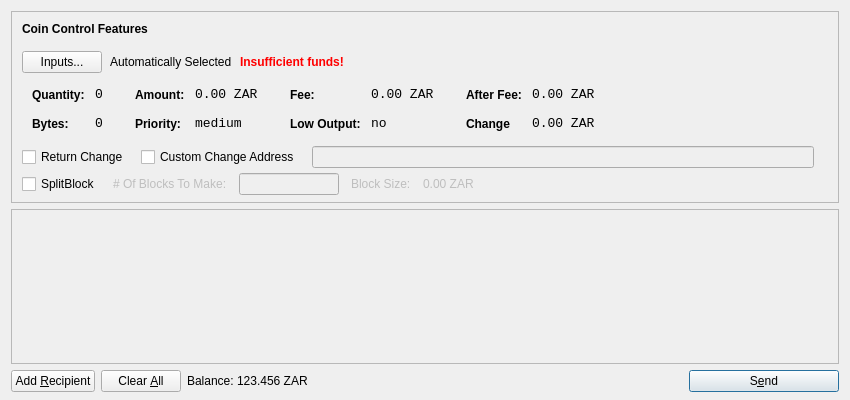
<?xml version="1.0" encoding="UTF-8"?>
<ui version="4.0">
 <class>SendCoinsDialog</class>
 <widget class="QDialog" name="SendCoinsDialog">
  <property name="geometry">
   <rect>
    <x>0</x>
    <y>0</y>
    <width>850</width>
    <height>400</height>
   </rect>
  </property>
  <property name="windowTitle">
   <string>Send Coins</string>
  </property>
  <layout class="QVBoxLayout" name="verticalLayout" stretch="0,1,0">
   <property name="bottomMargin">
    <number>8</number>
   </property>
   <item>
    <widget class="QFrame" name="frameCoinControl">
     <property name="sizePolicy">
      <sizepolicy hsizetype="Expanding" vsizetype="Expanding">
       <horstretch>0</horstretch>
       <verstretch>0</verstretch>
      </sizepolicy>
     </property>
     <property name="maximumSize">
      <size>
       <width>16777215</width>
       <height>16777215</height>
      </size>
     </property>
     <property name="frameShape">
      <enum>QFrame::StyledPanel</enum>
     </property>
     <property name="frameShadow">
      <enum>QFrame::Sunken</enum>
     </property>
     <layout class="QVBoxLayout" name="verticalLayoutCoinControl2">
      <property name="spacing">
       <number>-1</number>
      </property>
      <property name="leftMargin">
       <number>0</number>
      </property>
      <property name="topMargin">
       <number>0</number>
      </property>
      <property name="rightMargin">
       <number>0</number>
      </property>
      <property name="bottomMargin">
       <number>6</number>
      </property>
      <item>
       <layout class="QVBoxLayout" name="verticalLayoutCoinControl" stretch="0,0,0,0,1">
        <property name="spacing">
         <number>0</number>
        </property>
        <property name="leftMargin">
         <number>10</number>
        </property>
        <property name="topMargin">
         <number>10</number>
        </property>
        <item>
         <layout class="QHBoxLayout" name="horizontalLayoutCoinControl1">
          <property name="bottomMargin">
           <number>15</number>
          </property>
          <item>
           <widget class="QLabel" name="labelCoinControlFeatures">
            <property name="sizePolicy">
             <sizepolicy hsizetype="Preferred" vsizetype="Maximum">
              <horstretch>0</horstretch>
              <verstretch>0</verstretch>
             </sizepolicy>
            </property>
            <property name="font">
             <font>
              <weight>75</weight>
              <bold>true</bold>
             </font>
            </property>
            <property name="styleSheet">
             <string notr="true">font-weight:bold;</string>
            </property>
            <property name="text">
             <string>Coin Control Features</string>
            </property>
           </widget>
          </item>
         </layout>
        </item>
        <item>
         <layout class="QHBoxLayout" name="horizontalLayoutCoinControl2" stretch="0,0,0,0">
          <property name="spacing">
           <number>8</number>
          </property>
          <property name="bottomMargin">
           <number>10</number>
          </property>
          <item>
           <widget class="QPushButton" name="pushButtonCoinControl">
            <property name="styleSheet">
             <string notr="true"/>
            </property>
            <property name="text">
             <string>Inputs...</string>
            </property>
           </widget>
          </item>
          <item>
           <widget class="QLabel" name="labelCoinControlAutomaticallySelected">
            <property name="text">
             <string>Automatically Selected</string>
            </property>
            <property name="margin">
             <number>5</number>
            </property>
           </widget>
          </item>
          <item>
           <widget class="QLabel" name="labelCoinControlInsuffFunds">
            <property name="font">
             <font>
              <weight>75</weight>
              <bold>true</bold>
             </font>
            </property>
            <property name="styleSheet">
             <string notr="true">color:red;font-weight:bold;</string>
            </property>
            <property name="text">
             <string>Insufficient funds!</string>
            </property>
            <property name="margin">
             <number>5</number>
            </property>
           </widget>
          </item>
          <item>
           <spacer name="horizontalSpacerCoinControl">
            <property name="orientation">
             <enum>Qt::Horizontal</enum>
            </property>
            <property name="sizeHint" stdset="0">
             <size>
              <width>40</width>
              <height>1</height>
             </size>
            </property>
           </spacer>
          </item>
         </layout>
        </item>
        <item>
         <widget class="QWidget" name="widgetCoinControl" native="true">
          <property name="sizePolicy">
           <sizepolicy hsizetype="Preferred" vsizetype="Preferred">
            <horstretch>0</horstretch>
            <verstretch>0</verstretch>
           </sizepolicy>
          </property>
          <property name="minimumSize">
           <size>
            <width>0</width>
            <height>0</height>
           </size>
          </property>
          <property name="styleSheet">
           <string notr="true"/>
          </property>
          <layout class="QHBoxLayout" name="horizontalLayoutCoinControl5">
           <property name="margin">
            <number>0</number>
           </property>
           <item>
            <layout class="QHBoxLayout" name="horizontalLayoutCoinControl3" stretch="0,0,0,1">
             <property name="spacing">
              <number>20</number>
             </property>
             <property name="topMargin">
              <number>0</number>
             </property>
             <property name="bottomMargin">
              <number>10</number>
             </property>
             <item>
              <layout class="QFormLayout" name="formLayoutCoinControl1">
               <property name="horizontalSpacing">
                <number>10</number>
               </property>
               <property name="verticalSpacing">
                <number>14</number>
               </property>
               <property name="leftMargin">
                <number>10</number>
               </property>
               <property name="topMargin">
                <number>4</number>
               </property>
               <property name="rightMargin">
                <number>6</number>
               </property>
               <item row="0" column="0">
                <widget class="QLabel" name="labelCoinControlQuantityText">
                 <property name="styleSheet">
                  <string notr="true">font-weight:bold;</string>
                 </property>
                 <property name="text">
                  <string>Quantity:</string>
                 </property>
                 <property name="margin">
                  <number>0</number>
                 </property>
                </widget>
               </item>
               <item row="0" column="1">
                <widget class="QLabel" name="labelCoinControlQuantity">
                 <property name="font">
                  <font>
                   <family>Monospace</family>
                   <pointsize>10</pointsize>
                  </font>
                 </property>
                 <property name="cursor">
                  <cursorShape>IBeamCursor</cursorShape>
                 </property>
                 <property name="contextMenuPolicy">
                  <enum>Qt::ActionsContextMenu</enum>
                 </property>
                 <property name="text">
                  <string>0</string>
                 </property>
                 <property name="margin">
                  <number>0</number>
                 </property>
                 <property name="textInteractionFlags">
                  <set>Qt::LinksAccessibleByMouse|Qt::TextSelectableByKeyboard|Qt::TextSelectableByMouse</set>
                 </property>
                </widget>
               </item>
               <item row="1" column="0">
                <widget class="QLabel" name="labelCoinControlBytesText">
                 <property name="styleSheet">
                  <string notr="true">font-weight:bold;</string>
                 </property>
                 <property name="text">
                  <string>Bytes:</string>
                 </property>
                </widget>
               </item>
               <item row="1" column="1">
                <widget class="QLabel" name="labelCoinControlBytes">
                 <property name="font">
                  <font>
                   <family>Monospace</family>
                   <pointsize>10</pointsize>
                  </font>
                 </property>
                 <property name="cursor">
                  <cursorShape>IBeamCursor</cursorShape>
                 </property>
                 <property name="contextMenuPolicy">
                  <enum>Qt::ActionsContextMenu</enum>
                 </property>
                 <property name="text">
                  <string>0</string>
                 </property>
                 <property name="textInteractionFlags">
                  <set>Qt::LinksAccessibleByMouse|Qt::TextSelectableByKeyboard|Qt::TextSelectableByMouse</set>
                 </property>
                </widget>
               </item>
              </layout>
             </item>
             <item>
              <layout class="QFormLayout" name="formLayoutCoinControl2">
               <property name="horizontalSpacing">
                <number>10</number>
               </property>
               <property name="verticalSpacing">
                <number>14</number>
               </property>
               <property name="leftMargin">
                <number>6</number>
               </property>
               <property name="topMargin">
                <number>4</number>
               </property>
               <property name="rightMargin">
                <number>6</number>
               </property>
               <item row="0" column="0">
                <widget class="QLabel" name="labelCoinControlAmountText">
                 <property name="styleSheet">
                  <string notr="true">font-weight:bold;</string>
                 </property>
                 <property name="text">
                  <string>Amount:</string>
                 </property>
                 <property name="margin">
                  <number>0</number>
                 </property>
                </widget>
               </item>
               <item row="0" column="1">
                <widget class="QLabel" name="labelCoinControlAmount">
                 <property name="font">
                  <font>
                   <family>Monospace</family>
                   <pointsize>10</pointsize>
                  </font>
                 </property>
                 <property name="cursor">
                  <cursorShape>IBeamCursor</cursorShape>
                 </property>
                 <property name="contextMenuPolicy">
                  <enum>Qt::ActionsContextMenu</enum>
                 </property>
                 <property name="text">
                  <string>0.00 ZAR</string>
                 </property>
                 <property name="textInteractionFlags">
                  <set>Qt::LinksAccessibleByMouse|Qt::TextSelectableByKeyboard|Qt::TextSelectableByMouse</set>
                 </property>
                </widget>
               </item>
               <item row="1" column="0">
                <widget class="QLabel" name="labelCoinControlPriorityText">
                 <property name="styleSheet">
                  <string notr="true">font-weight:bold;</string>
                 </property>
                 <property name="text">
                  <string>Priority:</string>
                 </property>
                </widget>
               </item>
               <item row="1" column="1">
                <widget class="QLabel" name="labelCoinControlPriority">
                 <property name="font">
                  <font>
                   <family>Monospace</family>
                   <pointsize>10</pointsize>
                  </font>
                 </property>
                 <property name="cursor">
                  <cursorShape>IBeamCursor</cursorShape>
                 </property>
                 <property name="contextMenuPolicy">
                  <enum>Qt::ActionsContextMenu</enum>
                 </property>
                 <property name="text">
                  <string>medium</string>
                 </property>
                 <property name="textInteractionFlags">
                  <set>Qt::LinksAccessibleByMouse|Qt::TextSelectableByKeyboard|Qt::TextSelectableByMouse</set>
                 </property>
                </widget>
               </item>
              </layout>
             </item>
             <item>
              <layout class="QFormLayout" name="formLayoutCoinControl3">
               <property name="horizontalSpacing">
                <number>10</number>
               </property>
               <property name="verticalSpacing">
                <number>14</number>
               </property>
               <property name="leftMargin">
                <number>6</number>
               </property>
               <property name="topMargin">
                <number>4</number>
               </property>
               <property name="rightMargin">
                <number>6</number>
               </property>
               <item row="0" column="0">
                <widget class="QLabel" name="labelCoinControlFeeText">
                 <property name="styleSheet">
                  <string notr="true">font-weight:bold;</string>
                 </property>
                 <property name="text">
                  <string>Fee:</string>
                 </property>
                 <property name="margin">
                  <number>0</number>
                 </property>
                </widget>
               </item>
               <item row="0" column="1">
                <widget class="QLabel" name="labelCoinControlFee">
                 <property name="font">
                  <font>
                   <family>Monospace</family>
                   <pointsize>10</pointsize>
                  </font>
                 </property>
                 <property name="cursor">
                  <cursorShape>IBeamCursor</cursorShape>
                 </property>
                 <property name="contextMenuPolicy">
                  <enum>Qt::ActionsContextMenu</enum>
                 </property>
                 <property name="text">
                  <string>0.00 ZAR</string>
                 </property>
                 <property name="textInteractionFlags">
                  <set>Qt::LinksAccessibleByMouse|Qt::TextSelectableByKeyboard|Qt::TextSelectableByMouse</set>
                 </property>
                </widget>
               </item>
               <item row="1" column="0">
                <widget class="QLabel" name="labelCoinControlLowOutputText">
                 <property name="styleSheet">
                  <string notr="true">font-weight:bold;</string>
                 </property>
                 <property name="text">
                  <string>Low Output:</string>
                 </property>
                </widget>
               </item>
               <item row="1" column="1">
                <widget class="QLabel" name="labelCoinControlLowOutput">
                 <property name="font">
                  <font>
                   <family>Monospace</family>
                   <pointsize>10</pointsize>
                  </font>
                 </property>
                 <property name="cursor">
                  <cursorShape>IBeamCursor</cursorShape>
                 </property>
                 <property name="contextMenuPolicy">
                  <enum>Qt::ActionsContextMenu</enum>
                 </property>
                 <property name="text">
                  <string>no</string>
                 </property>
                 <property name="textInteractionFlags">
                  <set>Qt::LinksAccessibleByMouse|Qt::TextSelectableByKeyboard|Qt::TextSelectableByMouse</set>
                 </property>
                </widget>
               </item>
              </layout>
             </item>
             <item>
              <layout class="QFormLayout" name="formLayoutCoinControl4">
               <property name="fieldGrowthPolicy"> 
                <enum>QFormLayout::AllNonFixedFieldsGrow</enum> 
               </property>
               <property name="horizontalSpacing">
                <number>10</number>
               </property>
               <property name="verticalSpacing">
                <number>14</number>
               </property>
               <property name="leftMargin">
                <number>6</number>
               </property>
               <property name="topMargin">
                <number>4</number>
               </property>
               <property name="rightMargin">
                <number>6</number>
               </property>
               <item row="0" column="0">
                <widget class="QLabel" name="labelCoinControlAfterFeeText">
                 <property name="styleSheet">
                  <string notr="true">font-weight:bold;</string>
                 </property>
                 <property name="text">
                  <string>After Fee:</string>
                 </property>
                 <property name="margin">
                  <number>0</number>
                 </property>
                </widget>
               </item>
               <item row="0" column="1">
                <widget class="QLabel" name="labelCoinControlAfterFee">
                 <property name="font">
                  <font>
                   <family>Monospace</family>
                   <pointsize>10</pointsize>
                  </font>
                 </property>
                 <property name="cursor">
                  <cursorShape>IBeamCursor</cursorShape>
                 </property>
                 <property name="contextMenuPolicy">
                  <enum>Qt::ActionsContextMenu</enum>
                 </property>
                 <property name="text">
                  <string>0.00 ZAR</string>
                 </property>
                 <property name="textInteractionFlags">
                  <set>Qt::LinksAccessibleByMouse|Qt::TextSelectableByKeyboard|Qt::TextSelectableByMouse</set>
                 </property>
                </widget>
               </item>
               <item row="1" column="0">
                <widget class="QLabel" name="labelCoinControlChangeText">
                 <property name="styleSheet">
                  <string notr="true">font-weight:bold;</string>
                 </property>
                 <property name="text">
                  <string>Change</string>
                 </property>
                </widget>
               </item>
               <item row="1" column="1">
                <widget class="QLabel" name="labelCoinControlChange">
                 <property name="font">
                  <font>
                   <family>Monospace</family>
                   <pointsize>10</pointsize>
                  </font>
                 </property>
                 <property name="cursor">
                  <cursorShape>IBeamCursor</cursorShape>
                 </property>
                 <property name="contextMenuPolicy">
                  <enum>Qt::ActionsContextMenu</enum>
                 </property>
                 <property name="text">
                  <string>0.00 ZAR</string>
                 </property>
                 <property name="textInteractionFlags">
                  <set>Qt::LinksAccessibleByMouse|Qt::TextSelectableByKeyboard|Qt::TextSelectableByMouse</set>
                 </property>
                </widget>
               </item>
              </layout>
             </item>
            </layout>
           </item>
          </layout>
         </widget>
        </item>
        <item>
         <layout class="QHBoxLayout" name="horizontalLayoutCoinControl4" stretch="0,0,0,0">
          <property name="spacing">
           <number>12</number>
          </property>
          <property name="sizeConstraint">
           <enum>QLayout::SetDefaultConstraint</enum>
          </property>
          <property name="topMargin">
           <number>5</number>
          </property>
          <property name="rightMargin">
           <number>5</number>
          </property>
		  <item> 
		   <widget class="QCheckBox" name="returnChangeCheckBox">
 		    <property name="text">
 		     <string>Return Change</string>
 		    </property>
 		   </widget>
 		  </item>		  
          <item>
           <widget class="QCheckBox" name="checkBoxCoinControlChange">
            <property name="text">
             <string>Custom Change Address</string>
            </property>
           </widget>
          </item>
          <item>
           <widget class="QLineEdit" name="lineEditCoinControlChange">
            <property name="enabled">
             <bool>false</bool>
            </property>
            <property name="sizePolicy">
             <sizepolicy hsizetype="Expanding" vsizetype="Fixed">
              <horstretch>0</horstretch>
              <verstretch>0</verstretch>
             </sizepolicy>
            </property>
           </widget>
          </item>
          <item>
           <widget class="QLabel" name="labelCoinControlChangeLabel">
            <property name="sizePolicy">
             <sizepolicy hsizetype="Preferred" vsizetype="Expanding">
              <horstretch>0</horstretch>
              <verstretch>0</verstretch>
             </sizepolicy>
            </property>
            <property name="minimumSize">
             <size>
              <width>0</width>
              <height>0</height>
             </size>
            </property>
            <property name="text">
             <string/>
            </property>
            <property name="margin">
             <number>3</number>
            </property>
           </widget>
          </item>
         </layout>
        </item>
        <item>
         <layout class="QHBoxLayout" name="horizontalLayoutCoinControl4a" stretch="0,0,0,0">
          <property name="alignment" >
         <set>Qt::AlignLeft</set>
          </property>
          <property name="spacing">
           <number>12</number>
          </property>
          <property name="sizeConstraint">
           <enum>QLayout::SetDefaultConstraint</enum>
          </property>
          <property name="topMargin">
           <number>5</number>
          </property>
          <property name="rightMargin">
           <number>5</number>
          </property>
           <item> 
           <widget class="QCheckBox" name="splitBlockCheckBox"> 
            <property name="text"> 
             <string>SplitBlock</string> 
            </property> 
           </widget> 
          </item> 
          <item> 
           <widget class="QLabel" name="labelBlocksToMakeText"> 
            <property name="enabled"> 
             <bool>false</bool> 
            </property> 
            <property name="text"> 
             <string># Of Blocks To Make:</string> 
            </property> 
           </widget> 
          </item>
          <item> 
           <widget class="QLineEdit" name="splitBlockLineEdit"> 
            <property name="enabled"> 
             <bool>false</bool> 
            </property> 
            <property name="sizePolicy"> 
             <sizepolicy hsizetype="Fixed" vsizetype="Fixed"> 
              <horstretch>0</horstretch> 
              <verstretch>0</verstretch> 
             </sizepolicy> 
            </property> 
            <property name="maximumSize"> 
             <size> 
              <width>100</width> 
              <height>16777215</height> 
             </size> 
            </property> 
           </widget> 
          </item> 
          <item> 
           <widget class="QLabel" name="labelBlockSizeText"> 
            <property name="enabled"> 
             <bool>false</bool> 
            </property> 
            <property name="text"> 
             <string>Block Size:</string> 
            </property> 
           </widget> 
          </item> 
          <item> 
           <widget class="QLabel" name="labelBlockSize"> 
            <property name="enabled"> 
             <bool>false</bool> 
            </property> 
            <property name="text"> 
             <string>0.00 ZAR</string> 
            </property>
           </widget> 
           </item>
         </layout>
        </item>
        <item>
         <spacer name="verticalSpacerCoinControl">
          <property name="orientation">
           <enum>Qt::Vertical</enum>
          </property>
          <property name="sizeHint" stdset="0">
           <size>
            <width>800</width>
            <height>1</height>
           </size>
          </property>
         </spacer>
        </item>
       </layout>
      </item>
     </layout>
    </widget>
   </item>
   <item>
    <widget class="QScrollArea" name="scrollArea">
     <property name="widgetResizable">
      <bool>true</bool>
     </property>
     <widget class="QWidget" name="scrollAreaWidgetContents">
      <property name="geometry">
       <rect>
        <x>0</x>
        <y>0</y>
        <width>830</width>
        <height>172</height>
       </rect>
      </property>
      <layout class="QVBoxLayout" name="verticalLayout_2">
       <property name="margin">
        <number>0</number>
       </property>
       <item>
        <layout class="QVBoxLayout" name="entries">
         <property name="spacing">
          <number>6</number>
         </property>
        </layout>
       </item>
       <item>
        <spacer name="verticalSpacer">
         <property name="orientation">
          <enum>Qt::Vertical</enum>
         </property>
         <property name="sizeHint" stdset="0">
          <size>
           <width>20</width>
           <height>40</height>
          </size>
         </property>
        </spacer>
       </item>
      </layout>
     </widget>
    </widget>
   </item>
   <item>
    <layout class="QHBoxLayout" name="horizontalLayout">
     <item>
      <widget class="QPushButton" name="addButton">
       <property name="toolTip">
        <string>Send to multiple recipients at once</string>
       </property>
       <property name="text">
        <string>Add &amp;Recipient</string>
       </property>
       <property name="icon">
        <iconset resource="../bitcoin.qrc">
         <normaloff>:/icons/add</normaloff>:/icons/add</iconset>
       </property>
       <property name="autoDefault">
        <bool>false</bool>
       </property>
      </widget>
     </item>
     <item>
      <widget class="QPushButton" name="clearButton">
       <property name="sizePolicy">
        <sizepolicy hsizetype="Minimum" vsizetype="Fixed">
         <horstretch>0</horstretch>
         <verstretch>0</verstretch>
        </sizepolicy>
       </property>
       <property name="toolTip">
        <string>Remove all transaction fields</string>
       </property>
       <property name="text">
        <string>Clear &amp;All</string>
       </property>
       <property name="icon">
        <iconset resource="../bitcoin.qrc">
         <normaloff>:/icons/remove</normaloff>:/icons/remove</iconset>
       </property>
       <property name="autoRepeatDelay">
        <number>300</number>
       </property>
       <property name="autoDefault">
        <bool>false</bool>
       </property>
      </widget>
     </item>
     <item>
      <layout class="QHBoxLayout" name="horizontalLayout_2">
       <property name="spacing">
        <number>3</number>
       </property>
       <item>
        <widget class="QLabel" name="label">
         <property name="sizePolicy">
          <sizepolicy hsizetype="Preferred" vsizetype="Fixed">
           <horstretch>0</horstretch>
           <verstretch>0</verstretch>
          </sizepolicy>
         </property>
         <property name="text">
          <string>Balance:</string>
         </property>
        </widget>
       </item>
       <item>
        <widget class="QLabel" name="labelBalance">
         <property name="sizePolicy">
          <sizepolicy hsizetype="Preferred" vsizetype="Fixed">
           <horstretch>0</horstretch>
           <verstretch>0</verstretch>
          </sizepolicy>
         </property>
         <property name="cursor">
          <cursorShape>IBeamCursor</cursorShape>
         </property>
         <property name="text">
          <string>123.456 ZAR</string>
         </property>
         <property name="textInteractionFlags">
          <set>Qt::LinksAccessibleByMouse|Qt::TextSelectableByKeyboard|Qt::TextSelectableByMouse</set>
         </property>
        </widget>
       </item>
      </layout>
     </item>
     <item>
      <spacer name="horizontalSpacer">
       <property name="orientation">
        <enum>Qt::Horizontal</enum>
       </property>
       <property name="sizeHint" stdset="0">
        <size>
         <width>40</width>
         <height>20</height>
        </size>
       </property>
      </spacer>
     </item>
     <item>
      <widget class="QPushButton" name="sendButton">
       <property name="minimumSize">
        <size>
         <width>150</width>
         <height>0</height>
        </size>
       </property>
       <property name="toolTip">
        <string>Confirm the send action</string>
       </property>
       <property name="text">
        <string>S&amp;end</string>
       </property>
       <property name="icon">
        <iconset resource="../bitcoin.qrc">
         <normaloff>:/icons/send</normaloff>:/icons/send</iconset>
       </property>
       <property name="default">
        <bool>true</bool>
       </property>
      </widget>
     </item>
    </layout>
   </item>
  </layout>
 </widget>
 <resources>
  <include location="../bitcoin.qrc"/>
 </resources>
 <connections/>
</ui>
